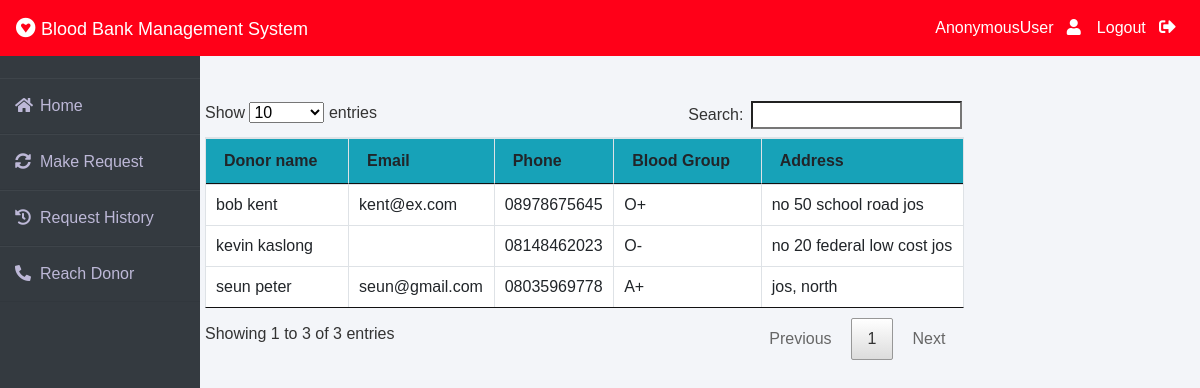
The app's page /patient/reach_donor with its own data.
### donor/models.py (models this page shows, shortened)
class Donor(models.Model):
    user=models.OneToOneField(User,on_delete=models.CASCADE)
    profile_pic= models.ImageField(upload_to='profile_pic/Donor/',null=True,blank=True)
    bloodgroup=models.CharField(max_length=10)
    address = models.CharField(max_length=40)
    mobile = models.CharField(max_length=20,null=False)
    @property
    def get_name(self):
        return self.user.first_name+" "+self.user.last_name

### patient/views.py (the view)
# urls.py: path('reach_donor', views.reach_donor_view,name='reach-donor'),
def reach_donor_view(request):
    search_donor = request.GET.get('search')
    if search_donor:
        donor = Donor.objects.filter(Q(address__icontains=search_donor))
        return render(request,'patient/reach_donor.html',{'donor':donor})
    donor = Donor.objects.all()
    return render(request,'patient/reach_donor.html',{'donor':donor})

### templates/patient/reach_donor.html (shortened to what this page needs)
{% extends 'patient/patientbase.html' %}
{% block content %}
<br><br>
<div class="container">
    <div class="row">
      <table class="table table-light table-hover table-bordered table-bordered" id="table">
        <thead class="bg-info">
            <tr>
                <th scope="col">Donor name</th>
                <th scope="col">Email</th>
                <th scope="col">Phone</th>
                <th scope="col">Blood Group</th>
                <th scope="col">Address</th>
            </tr>
        </thead>
        <tbody>
            {% for t in donor %}
            <tr>
                <td>{{t.get_name}}</td>
                <td> {{t.user.email}}</td>
                <td>{{t.mobile}}</td>
                <td>{{t.bloodgroup}}</td>
                <td>{{t.address}}</td>
            </tr>
            {% endfor %}
        </tbody>
    </div>
</div>
{% endblock content %}

### templates/patient/patientbase.html (style rules this page uses)
.row { padding: 5px; }
* { margin: 0; padding: 0; box-sizing: border-box; list-style: none; text-decoration: none; font-family: 'Josefin Sans', sans-serif; }
body { background-color: #f3f5f9; }

### records on screen
Donor: get_name "kevin kaslong", mobile "08148462023", bloodgroup "O-", address "no 20 federal low cost jos"
Donor: get_name "bob kent", user.email "kent@ex.com", mobile "08978675645", bloodgroup "O+", address "no 50 school road jos"
Donor: get_name "seun peter", user.email "seun@gmail.com", mobile "08035969778", bloodgroup "A+", address "jos, north"

### other values on screen
{{ request.user }} "AnonymousUser"
